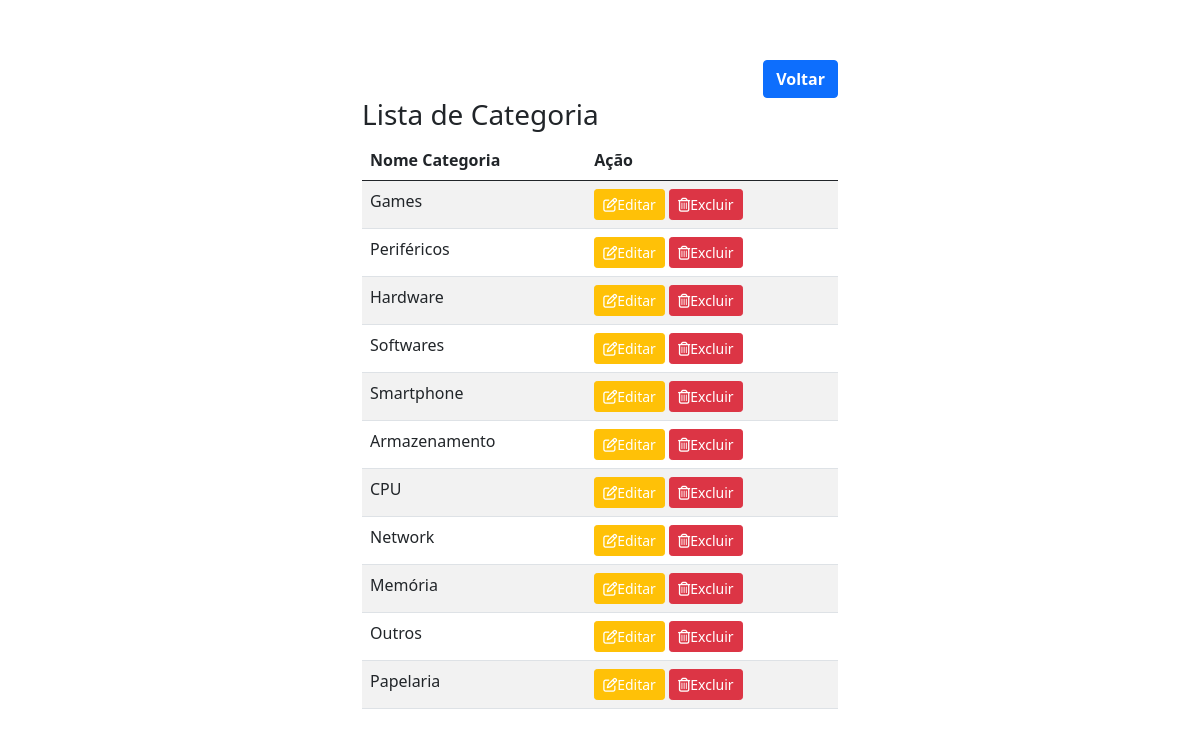
Screenshot of /listar_categoria.php with the database file from the repository.
### tables this page shows
CREATE TABLE `categoria` (
  `id_categoria` int(11) NOT NULL,
  `categoria` varchar(200) NOT NULL
);

### listar_categoria.php (the view, shortened to what this page needs)
<!DOCTYPE html>
<html lang="pt-br">
  <head>
    <link href="https://cdn.jsdelivr.net/npm/bootstrap@5.0.0-beta1/dist/css/bootstrap.min.css" rel="stylesheet">
    <link rel="stylesheet" href="css/estilizar.css">
  </head>
  <body>
    <div class="container liscat">
      <div class="list-back">
        <a href="menu.php" id="bt-back" role="button" class="btn bt btn-primary">Voltar</a>
      </div>
      <h3>Lista de Categoria</h3>
          <table class="table table-striped table-hover">
              <thead>
                <tr>
                  <th scope="col">Nome Categoria</th>
                  <th scope="col">Ação</th>
                </tr>
              </thead>
              <?php
              include 'conexao.php';
              $sql = "SELECT * FROM `categoria`";
              $busca = mysqli_query($conexao,$sql);
              while ($array = mysqli_fetch_array($busca)) {
                $id_categoria = $array['id_categoria'];
                $nomecategoria = $array['categoria'];
               ?>
                <tr>
                  <td><?php echo $nomecategoria ?></td>
                  <td>
                    <a class="btn btn-warning btn-sm btedit" href="editarcategoria.php?id=<?php echo $id_categoria ?>" role="button"><i class="far fa-edit"></i>Editar</a>
                    <a class="btn btn-danger btn-sm btedit" href="deletecategoria.php?id=<?php echo $id_categoria ?>" role="button"><i class="far fa-trash-alt"></i>Excluir</a>
                  </td>
                </tr>
                  <?php }   ?>
          </table>
    </div>
  </body>
</html>

### css/estilizar.css (style rules this page uses)
.container { margin-top: 40px; }
.bt { margin-top: 20px; font-weight: bold; }
#bt-back { color: #FFF; font-weight: bold; }
.list-back { text-align: right; }
.btedit { color: #FFF; }
.liscat { width: 500px; }

### rows the page displays
categoria: categoria "Games"
categoria: categoria "Periféricos"
categoria: categoria "Hardware"
categoria: categoria "Softwares"
categoria: categoria "Smartphone"
categoria: categoria "Armazenamento"
categoria: categoria "CPU"
categoria: categoria "Network"
categoria: categoria "Memória"
categoria: categoria "Outros"
categoria: categoria "Papelaria"
